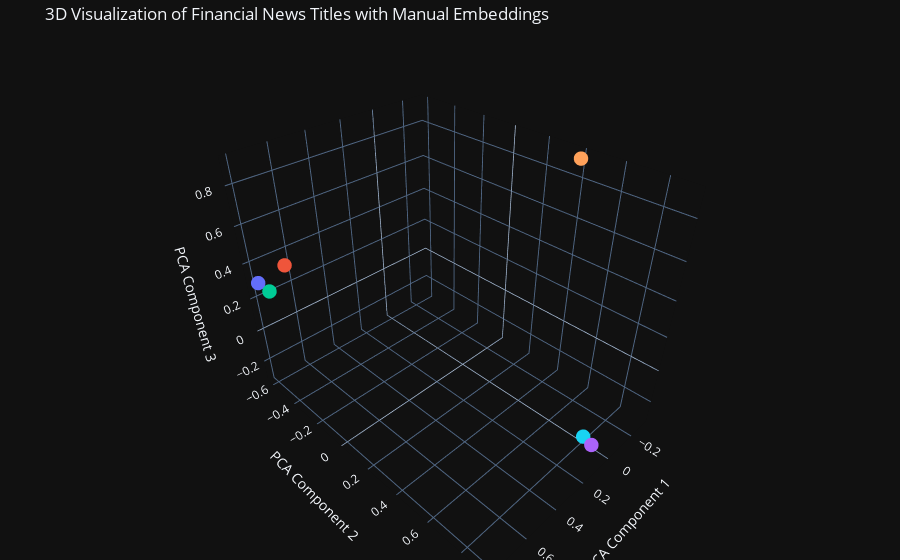

This figure's notebook cell:
### Code cell
# {PLOTLY EXAMPLE - HTML NEEDS TO BE SAVED IN ORDER TO BE DISPLAYED IN WEBSITE, THE PRINTED IFRAME CODE CAN BE USED TO DISPLAY THE PLOTLY PLOT} (REMOVE BEFORE PROD)

import plotly.graph_objs as go
import plotly.express as px
import pandas as pd
from sklearn.decomposition import PCA

# Example embeddings and titles
embeddings = [
    [0.8, -0.6, 0.3],
    [0.7, -0.5, 0.4],
    [0.8, -0.5, 0.3],
    [0.1, 0.9, -0.2],
    [-0.3, 0.4, 0.9],
    [0.0, 0.8, -0.3]
]

titles = [
    "The stock market is experiencing a significant downturn.",
    "The economy is showing signs of recovery.",
    "There is a major decline in the stock market today.",
    "The weather is sunny and pleasant.",
    "Apple releases its new iPhone model.",
    "It's raining heavily in the city."
]

# Convert vectors to a DataFrame
data = {
    'Title': titles,
    'X': [vec[0] for vec in embeddings],
    'Y': [vec[1] for vec in embeddings],
    'Z': [vec[2] for vec in embeddings]
}

df = pd.DataFrame(data)

# Create a 3D scatter plot
plotlyFig = px.scatter_3d(df, x='X', y='Y', z='Z', color='Title')

# Update marker size and remove text labels
plotlyFig.update_traces(marker=dict(size=5), selector=dict(mode='markers'))

# Set the layout of the plot and remove the legend
plotlyFig.update_layout(
    scene=dict(
        xaxis_title='PCA Component 1',
        yaxis_title='PCA Component 2',
        zaxis_title='PCA Component 3'
    ),
    title='3D Visualization of Financial News Titles with Manual Embeddings',
    legend_title='Titles',
    margin=dict(l=0, r=0, b=0, t=40),
    template='plotly_dark',
    showlegend=False  # Remove the legend
)

plotlyFig.show()
plotlyFig.write_html(f"{plotlyFig.layout.title['text']}.html".lower().replace(" ", "-"), full_html=False, include_plotlyjs='cdn') #saving the plot as html 


# {PLOTLY EXAMPLE - HTML NEEDS TO BE SAVED IN ORDER TO BE DISPLAYED IN WEBSITE, THE PRINTED IFRAME CODE CAN BE USED TO DISPLAY THE PLOTLY PLOT} (REMOVE BEFORE PROD)
plotlyHTML_PATH = f"""https://github.com/DavideGCosta/sciqnt-pages/tree/main/static/notebooks/{os.getcwd().split('/static/notebooks/')[1]}/{plotlyFig.layout.title['text'].lower().replace(" ", "-")}.html"""
print(f"""
<iframe
    src="{plotlyHTML_PATH}"
    style={{ width: '100%', height: '700px', border: 'none' }}
    title="IFrame Content"
    allow="autoplay; encrypted-media"
    allowfullscreen
></iframe>
""")

### Figure 1 — Plotly figure (JSON) as saved in the notebook; plotly's stock layout.template omitted (floating-point values rounded to 4 significant figures)
{"data": [{"hovertemplate": "Title=The stock market is experiencing a significant downturn.<br>X=%{x}<br>Y=%{y}<br>Z=%{z}<extra></extra>", "legendgroup": "The stock market is experiencing a significant downturn.", "marker": {"color": "#636efa", "size": 5, "symbol": "circle"}, "mode": "markers", "name": "The stock market is experiencing a significant downturn.", "scene": "scene", "showlegend": true, "type": "scatter3d", "x": [0.8], "y": [-0.6], "z": [0.3]}, {"hovertemplate": "Title=The economy is showing signs of recovery.<br>X=%{x}<br>Y=%{y}<br>Z=%{z}<extra></extra>", "legendgroup": "The economy is showing signs of recovery.", "marker": {"color": "#EF553B", "size": 5, "symbol": "circle"}, "mode": "markers", "name": "The economy is showing signs of recovery.", "scene": "scene", "showlegend": true, "type": "scatter3d", "x": [0.7], "y": [-0.5], "z": [0.4]}, {"hovertemplate": "Title=There is a major decline in the stock market today.<br>X=%{x}<br>Y=%{y}<br>Z=%{z}<extra></extra>", "legendgroup": "There is a major decline in the stock market today.", "marker": {"color": "#00cc96", "size": 5, "symbol": "circle"}, "mode": "markers", "name": "There is a major decline in the stock market today.", "scene": "scene", "showlegend": true, "type": "scatter3d", "x": [0.8], "y": [-0.5], "z": [0.3]}, {"hovertemplate": "Title=The weather is sunny and pleasant.<br>X=%{x}<br>Y=%{y}<br>Z=%{z}<extra></extra>", "legendgroup": "The weather is sunny and pleasant.", "marker": {"color": "#ab63fa", "size": 5, "symbol": "circle"}, "mode": "markers", "name": "The weather is sunny and pleasant.", "scene": "scene", "showlegend": true, "type": "scatter3d", "x": [0.1], "y": [0.9], "z": [-0.2]}, {"hovertemplate": "Title=Apple releases its new iPhone model.<br>X=%{x}<br>Y=%{y}<br>Z=%{z}<extra></extra>", "legendgroup": "Apple releases its new iPhone model.", "marker": {"color": "#FFA15A", "size": 5, "symbol": "circle"}, "mode": "markers", "name": "Apple releases its new iPhone model.", "scene": "scene", "showlegend": true, "type": "scatter3d", "x": [-0.3], "y": [0.4], "z": [0.9]}, {"hovertemplate": "Title=It's raining heavily in the city.<br>X=%{x}<br>Y=%{y}<br>Z=%{z}<extra></extra>", "legendgroup": "It's raining heavily in the city.", "marker": {"color": "#19d3f3", "size": 5, "symbol": "circle"}, "mode": "markers", "name": "It's raining heavily in the city.", "scene": "scene", "showlegend": true, "type": "scatter3d", "x": [0], "y": [0.8], "z": [-0.3]}], "layout": {"legend": {"title": {"text": "Titles"}, "tracegroupgap": 0}, "margin": {"b": 0, "l": 0, "r": 0, "t": 40}, "scene": {"domain": {"x": [0, 1], "y": [0, 1]}, "xaxis": {"title": {"text": "PCA Component 1"}}, "yaxis": {"title": {"text": "PCA Component 2"}}, "zaxis": {"title": {"text": "PCA Component 3"}}}, "showlegend": false, "title": {"text": "3D Visualization of Financial News Titles with Manual Embeddings"}}}
